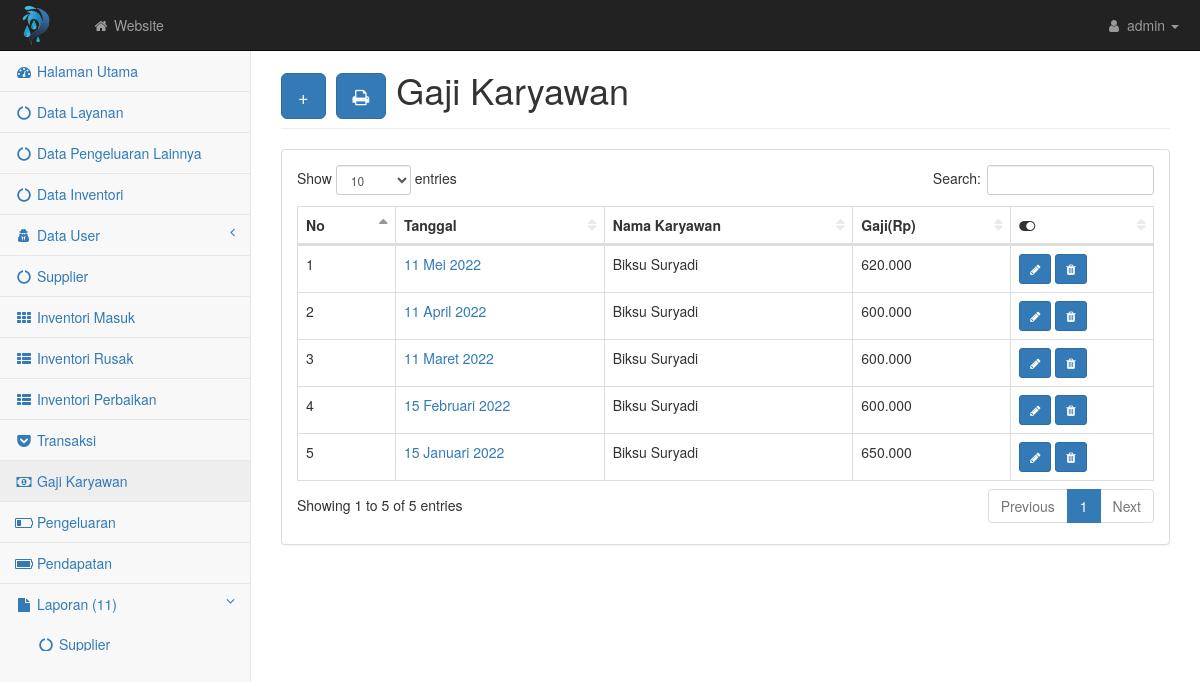
Page /nolag76/gaji.php on the committed database.
### tables this page shows
CREATE TABLE `gaji` (
  `idgaji` int(5) NOT NULL,
  `id` int(5) NOT NULL,
  `tgl` date NOT NULL,
  `total` double NOT NULL
);

CREATE TABLE `user` (
  `id` int(5) NOT NULL,
  `nama` varchar(100) NOT NULL,
  `username` varchar(10) NOT NULL,
  `password` varchar(10) NOT NULL,
  `jk` enum('Laki-Laki','Wanita') NOT NULL,
  `telp` varchar(15) NOT NULL,
  `alamat` text NOT NULL,
  `level` varchar(30) NOT NULL
);

### tgl_indo.php (called while the page is built)
<?php function tgl_indo($tanggal){$bulan = array(1 => 'Januari','Februari','Maret','April','Mei','Juni','Juli','Agustus','September','Oktober','November','Desember'); $pecahkan = explode('-', $tanggal); return $pecahkan[2] . ' ' . $bulan[ (int)$pecahkan[1] ] . ' ' . $pecahkan[0]; } ?>

### nolag76/gaji.php (the view, shortened to what this page needs)
<?php require('atas.php') ?>
<div id="page-wrapper">
    <div class="container-fluid">
        <div class="row">
            <div class="col-lg-12">
                <h1 class="page-header"><button class="btn btn-primary btn-lg"><a href="gaji_input.php" style="color: white; text-decoration: none">+</a></button>
                    <button type="button" class="btn btn-primary btn-lg" data-toggle="modal" data-target="#myModal"> <i class="fa fa-print"></i> </button> Gaji Karyawan</h1>
            </div>
        </div>
        <div class="row">
            <div class="col-lg-12">
                <div class="panel panel-default">
                    <div class="panel-body">
                        <div class="table-responsive">
                            <table class="table table-bordered table-hover" id="dataTables-example">
                                <thead class="success">
                                    <tr>
                                        <th>No</th>
                                        <th>Tanggal</th>
                                        <th>Nama Karyawan</th>
                                        <th>Gaji(Rp)</th>
                                        <th ><i class="fa fa-toggle-on"></i></th>
                                    </tr>
                                </thead>
                                <tbody>
                                    <?php $no=1; $query = mysqli_query($kon, "SELECT *,MONTH(tgl) as bulan,YEAR(tgl) as tahun FROM gaji INNER JOIN user ON gaji.id = user.id ORDER BY tgl DESC");
                                        while($data = mysqli_fetch_array($query)){ ?>
                                        <tr class="odd gradeX">
                                            <td><?= $no++; ?></td>
                                            <td><a href="gaji_detail.php?bulan=<?= $data['bulan'] ?>&tahun=<?= $data['tahun'] ?>&id=<?= $data['id'] ?>"><?= tgl_indo($data['tgl']) ?></a>
                                                    </td>
                                            <td><?= $data['nama'] ?></td>
                                            <td><?= number_format($data['total'],0,'.','.') ?></td>
                                            <td>
                                                <a href="gaji_edit.php?idgaji=<?php echo $data['idgaji']; ?>" class="btn btn-primary btn-sm"><i class="fa fa-pencil"></i></a>
                                                <button class="btn btn-primary btn-sm" type="button" onclick="return confirm('Yakin ingin Menghapus?');"><a href="delete.php?idgaji=<?php echo $data['idgaji'] ?>" style="color: white;"><i class="fa fa-trash"></i></a></button>
                                            </td>
                                        </tr>
                                    <?php } ?>
                                </tbody>
                            </table>
                        </div>
                    </div>
                </div>
            </div>
        </div>
    </div>
</div>
    </div>
<?php require('bawah.php') ?>

### nolag76/css/startmin.css (style rules this page uses)
body { background-color: #f8f8f8; }
#page-wrapper { padding-top: 30px; min-height: 568px; background-color: #fff; }
@media (min-width:768px) { #page-wrapper { position: inherit; margin-left: 250px; padding: 30px 15px 0 15px; border-left: 1px solid #e7e7e7; } }
table.dataTable thead .sorting, table.dataTable thead .sorting_asc, table.dataTable thead .sorting_desc, table.dataTable thead .sorting_asc_disabled, table.dataTable thead .sorting_desc_disabled { background: 0 0; }
table.dataTable thead .sorting_asc:after { content: "\f0de"; float: right; font-family: fontawesome; }
table.dataTable thead .sorting:after { content: "\f0dc"; float: right; font-family: fontawesome; color: rgba(50,50,50,.5); }

### rows in the picture
gaji: tgl "11 Mei 2022", id.nama "Biksu Suryadi", total "620.000"
gaji: tgl "11 April 2022", id.nama "Biksu Suryadi", total "600.000"
gaji: tgl "11 Maret 2022", id.nama "Biksu Suryadi", total "600.000"
gaji: tgl "15 Februari 2022", id.nama "Biksu Suryadi", total "600.000"
gaji: tgl "15 Januari 2022", id.nama "Biksu Suryadi", total "650.000"
